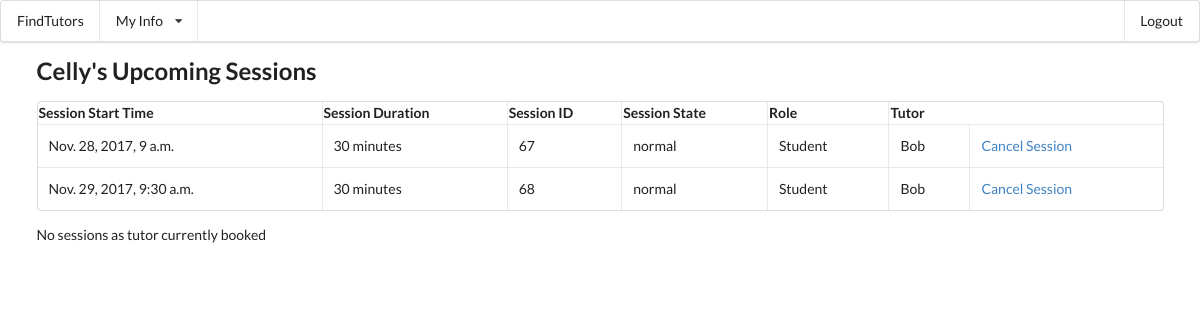
Page /main/upcomingSessions (signed in) on the earlier database version.
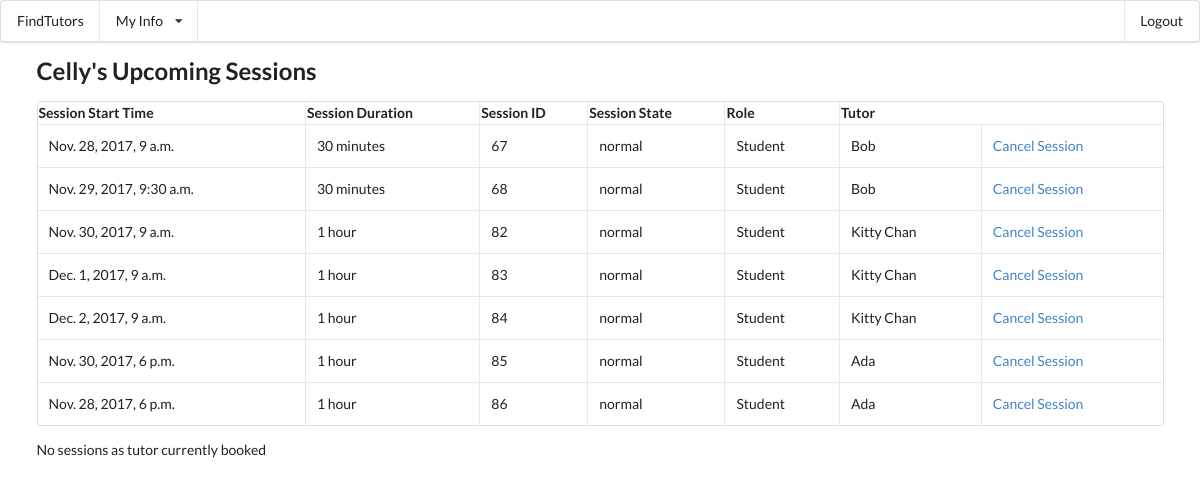
Same page on the later database version.
### mainApp/models.py (models this page shows, shortened)
class Student(models.Model):
	user = models.OneToOneField(User, on_delete=models.CASCADE)
	phoneNumber=models.CharField(max_length=10)
	photo_url=models.CharField(max_length=30)
	def __str__ (self):
		return self.user.first_name

class Session(models.Model):
	coupon_used=models.BooleanField()
	session_datetime=models.DateTimeField()
	state=models.CharField(max_length=10,default='normal')#cancelled/normal/ended/locked
	review_state=models.CharField(max_length=10,default='empty')#complete
	session_student=models.ForeignKey(Student)
	session_tutor=models.ForeignKey(Tutor)

class Tutor(models.Model):
	phoneNumber=models.CharField(max_length=10)
	photo_url=models.CharField(max_length=30)
	user = models.OneToOneField(User, on_delete=models.CASCADE)
	tutor_type=models.CharField(max_length=8,default="Private")#Contract/Private
	university=models.CharField(max_length=60)
	teach_course_code=models.ManyToManyField(SubjectCode)
	subject_tag=models.CharField(max_length=60)
	hourly_rate=models.IntegerField(default=100)
	introduction=models.TextField(default="I love programming")
	activated=models.BooleanField(default=True)#profiles show to public or not
	avg_review=models.IntegerField(default=-1)
	def __str__ (self):
		return self.user.first_name

### mainApp/views.py (the view)
@login_required
def viewUpcomingSessions(request):
	this_student = request.user.student
	student_sessions = this_student.session_set.filter(state__in=['locked','normal'])
	tutor_sessions=request.user.tutor.session_set.filter(state__in=['locked','normal']).order_by('session_datetime') if hasattr(request.user,'tutor') and request.user.tutor.session_set.exists() else None
	context = {'student_sessions': student_sessions, 'this_student': this_student,'tutor_sessions':tutor_sessions}
	return render(request,'mainApp/viewUpcomingSessions.html',context)

### mainApp/templates/mainApp/viewUpcomingSessions.html (shortened to what this page needs)
{% extends "mainApp/base.html" %}
{% block content %}
<h2>{{this_student}}'s Upcoming Sessions</h2>
{% if student_sessions %}
<table cellspacing="20" class="ui celled table">
	<tr>
		<th>
			Session Start Time
		</th>
		<th>
			Session Duration
		</th>
		<th>
			Session ID
		</th>
		<th>
			Session State
		</th>
		<th>
			Role
		</th>
		<th>
			Tutor
		</th>
	</tr>
	{% for session in student_sessions %}
	<tr>
		<td>
			<p>{{session.session_datetime}}</p>
		</td>
		<td>
			<p>{% if session.session_tutor.tutor_type == 'Contract' %}30 minutes {% else %} 1 hour {% endif %}</p>
		</td>
		<td>
			<p>{{session.id}}</p>
		</td>
		<td>
			<p>{{session.state}}</p>
		</td>
		<td>
			Student
		</td>
		<td>
			<p>{{session.session_tutor}} {{session_tutor.phoneNumber}}</p>
		<td>
			<a href="cancelSession/{{session.id}}">Cancel Session</a>
		</td>
	</tr>
	{% endfor %}
</table>
{% else %}
	<p>No sessions as student currently booked</p>
{% endif %}
{% if tutor_sessions %}
<table cellspacing="20" class="ui celled table">
	<tr>
		<th>
			Session Start Time
		</th>
		<th>
			Session Duration
		</th>
		<th>
			Session ID
		</th>
		<th>
			Session State
		</th>
		<th>
			Role
		</th>
		<th>
			Student
		</th>
	</tr>
	{% for session2 in tutor_sessions %}
	<tr>
		<td>
			<p>{{session2.session_datetime}}</p>
		</td>
		<td>
			<p>{% if session2.session_tutor.tutor_type == 'Contract' %}30 minutes {% else %} 1 hour {% endif %}</p>
		</td>
		<td>
			<p>{{session2.id}}</p>
		</td>
		<td>
			<p>{{session2.state}}</p>
		</td>
		<td>
			Tutor
		</td>
		<td>
			<p>{{session2.session_student}}
		<td>
			Unavailable
		</td>
	</tr>
	{% endfor %}
</table>
{% else %}
	<p>No sessions as tutor currently booked</p>
{% endif %}
{% endblock %}

### mainApp/templates/mainApp/base.html (shortened to what this page needs)
<!DOCTYPE html>
<html lang="en">
<head>
{% load static %}
         <link rel="stylesheet" type="text/css" href="{% static "mainApp/semantic.min.css" %}">
</head>
<body>
    <div class="ui menu">
	{% block alt_menu %}
	  <a class="item" href="/main/findTutors">
    FindTutors
   </a>
    <div class="ui simple dropdown item">
    My Info
    <i class="dropdown icon"></i>
  </div>
    <div class="right menu">
    <a  href='/main/logout' class="ui item">
      Logout
    </a>
  </div>
  {% endblock %}
</div>
    <div class="ui paded container" id="content">
        {% block content %}{% endblock %}
    </div>
</body>
</html>

Differences in the rows shown:
added Session: session_datetime "Nov. 30, 2017, 9 a.m.", shows "1 hour", id "82", state "normal", session_tutor "Kitty Chan"
added Session: session_datetime "Dec. 1, 2017, 9 a.m.", shows "1 hour", id "83", state "normal", session_tutor "Kitty Chan"
added Session: session_datetime "Dec. 2, 2017, 9 a.m.", shows "1 hour", id "84", state "normal", session_tutor "Kitty Chan"
added Session: session_datetime "Nov. 30, 2017, 6 p.m.", shows "1 hour", id "85", state "normal", session_tutor "Ada"
added Session: session_datetime "Nov. 28, 2017, 6 p.m.", shows "1 hour", id "86", state "normal", session_tutor "Ada"
